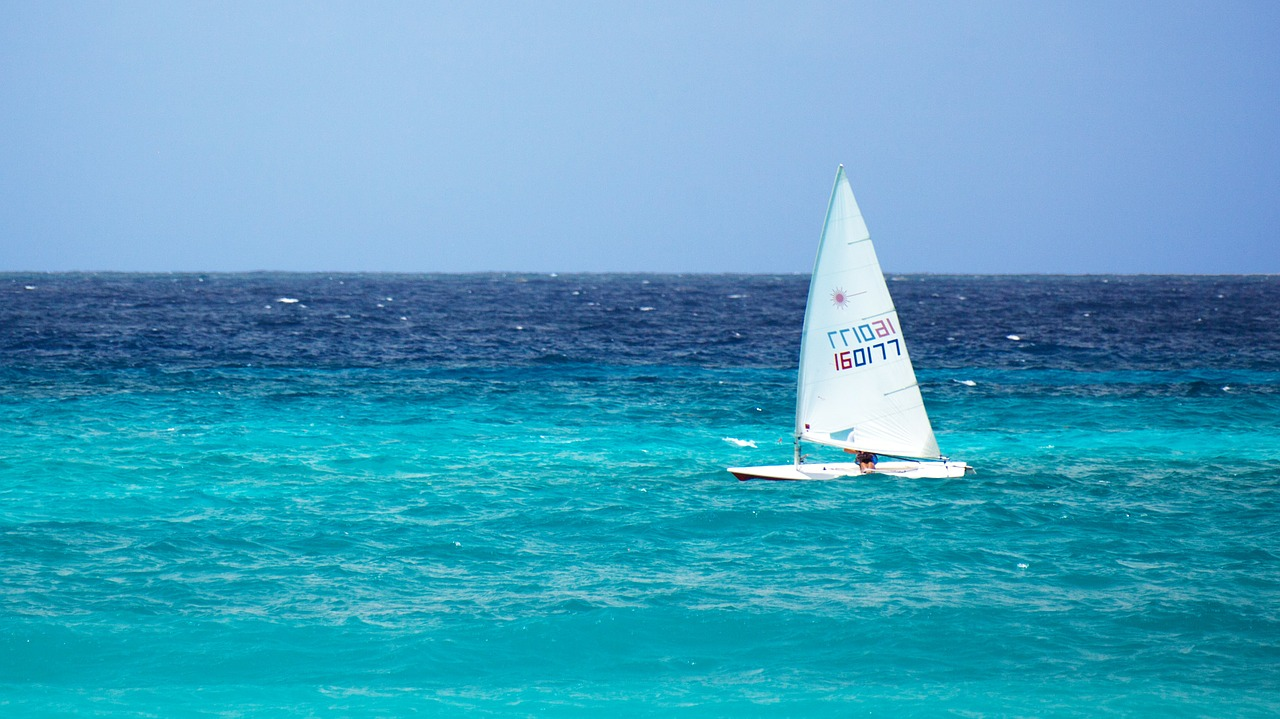
//> input picture blue-boat-freedom-horizon-ocean-84588.ppm, 1280 x 719 px, given in place of l1004.png, which was not available
$ ./LocalBinaryPattern   (built with g++ and OpenCV 4)
//> lines starting //> are read from the running program, lines starting //| are printed output that depends on the picture; pictures that were not available may be replaced by others from this repository, and a replacement may not be noted
### libs/lbp/histogram.hpp
#ifndef HISTOGRAM_HPP_
#define HISTOGRAM_HPP_

//! \author philipp <bytefish[at]gmx[dot]de>
//! \copyright BSD, see LICENSE.

#include <opencv2/core.hpp>
#include <limits>

using namespace cv;
using namespace std;

namespace lbp {

// templated functions
template <typename _Tp>
void histogram_(const Mat& src, Mat& hist, int numPatterns);

template <typename _Tp>
double chi_square_(const Mat& histogram0, const Mat& histogram1);

// non-templated functions
void spatial_histogram(const Mat& src, Mat& spatialhist, int numPatterns, const Size& window, int overlap=0);

// wrapper functions
void spatial_histogram(const Mat& src, Mat& spatialhist, int numPatterns, int gridx=8, int gridy=8, int overlap=0);
void histogram(const Mat& src, Mat& hist, int numPatterns);
double chi_square(const Mat& histogram0, const Mat& histogram1);

// Mat return type functions
Mat histogram(const Mat& src, int numPatterns);
Mat spatial_histogram(const Mat& src, int numPatterns, const Size& window, int overlap=0);
Mat spatial_histogram(const Mat& src, int numPatterns, int gridx=8, int gridy=8, int overlap=0);
}
#endif

### libs/lbp/lbp.hpp
#ifndef LBP_HPP_
#define LBP_HPP_

//! \author philipp <bytefish[at]gmx[dot]de>
//! \copyright BSD, see LICENSE.

#include <opencv2/core.hpp>
#include <limits>

using namespace cv;
using namespace std;

namespace lbp {

// templated functions
template <typename _Tp>
void OLBP_(const cv::Mat& src, cv::Mat& dst);

template <typename _Tp>
void ELBP_(const cv::Mat& src, cv::Mat& dst, int radius = 1, int neighbors = 8);

template <typename _Tp>
void VARLBP_(const cv::Mat& src, cv::Mat& dst, int radius = 1, int neighbors = 8);

// wrapper functions
void OLBP(const Mat& src, Mat& dst);
void ELBP(const Mat& src, Mat& dst, int radius = 1, int neighbors = 8);
void VARLBP(const Mat& src, Mat& dst, int radius = 1, int neighbors = 8);

// Mat return type functions
Mat OLBP(const Mat& src);
Mat ELBP(const Mat& src, int radius = 1, int neighbors = 8);
Mat VARLBP(const Mat& src, int radius = 1, int neighbors = 8);

}
#endif

### libs/lbp/lbp.cpp
#include "lbp.hpp"
using namespace cv;

template <typename _Tp>
// [18 lines left out: function OLBP_, not called in this run]

template <typename _Tp>
void lbp::ELBP_(const Mat& src, Mat& dst, int radius, int neighbors) {
	neighbors = max(min(neighbors,31),1); // set bounds...
	// Note: alternatively you can switch to the new OpenCV Mat_
	// type system to define an unsigned int matrix... I am probably
	// mistaken here, but I didn't see an unsigned int representation
	// in OpenCV's classic typesystem...
	dst = Mat::zeros(src.rows-2*radius, src.cols-2*radius, CV_32SC1);
	for(int n=0; n<neighbors; n++) {
		// sample points
		float x = static_cast<float>(radius) * cos(2.0*M_PI*n/static_cast<float>(neighbors));
		float y = static_cast<float>(radius) * -sin(2.0*M_PI*n/static_cast<float>(neighbors));
		// relative indices
		int fx = static_cast<int>(floor(x));
		int fy = static_cast<int>(floor(y));
		int cx = static_cast<int>(ceil(x));
		int cy = static_cast<int>(ceil(y));
		// fractional part
		float ty = y - fy;
		float tx = x - fx;
		// set interpolation weights
		float w1 = (1 - tx) * (1 - ty);
		float w2 =      tx  * (1 - ty);
		float w3 = (1 - tx) *      ty;
		float w4 =      tx  *      ty;
		// iterate through your data
		for(int i=radius; i < src.rows-radius;i++) {
			for(int j=radius;j < src.cols-radius;j++) {
				float t = w1*src.at<_Tp>(i+fy,j+fx) + w2*src.at<_Tp>(i+fy,j+cx) + w3*src.at<_Tp>(i+cy,j+fx) + w4*src.at<_Tp>(i+cy,j+cx);
				// we are dealing with floating point precision, so add some little tolerance
				dst.at<unsigned int>(i-radius,j-radius) += ((t > src.at<_Tp>(i,j)) && (abs(t-src.at<_Tp>(i,j)) > std::numeric_limits<float>::epsilon())) << n;
			}
		}
	}
}

template <typename _Tp>
// [54 lines left out: functions VARLBP_, OLBP, not called in this run]

void lbp::ELBP(const Mat& src, Mat& dst, int radius, int neighbors) {
	switch(src.type()) {
		case CV_8SC1: ELBP_<char>(src, dst, radius, neighbors); break;
		case CV_8UC1: ELBP_<unsigned char>(src, dst, radius, neighbors); break;
		case CV_16SC1: ELBP_<short>(src, dst, radius, neighbors); break;
		case CV_16UC1: ELBP_<unsigned short>(src, dst, radius, neighbors); break;
		case CV_32SC1: ELBP_<int>(src, dst, radius, neighbors); break;
		case CV_32FC1: ELBP_<float>(src, dst, radius, neighbors); break;
		case CV_64FC1: ELBP_<double>(src, dst, radius, neighbors); break;
	}
}

// [11 lines left out: function VARLBP, not called in this run]

// now the Mat return functions
Mat lbp::OLBP(const Mat& src) { Mat dst; OLBP(src, dst); return dst; }
Mat lbp::ELBP(const Mat& src, int radius, int neighbors) { Mat dst; ELBP(src, dst, radius, neighbors); return dst; }
Mat lbp::VARLBP(const Mat& src, int radius, int neighbors) { Mat dst; VARLBP(src, dst, radius, neighbors); return dst; }

### libs/lbp/LocalBinaryPattern.cpp
#include<iostream>
#include <opencv2/core.hpp>
#include <opencv2/highgui.hpp>
#include <opencv2/imgproc.hpp>
#include "lbp.hpp"
#include "histogram.hpp"

using namespace std;
using namespace cv;

int main(int argc, const char *argv[]) {

	// initial values
    int radius = 1;
    int neighbors = 8;

    // windows
    namedWindow("original",WINDOW_AUTOSIZE);
    namedWindow("lbp",WINDOW_AUTOSIZE);

    // matrices used
    Mat frame = imread("../BoW_Segmentation/training/non_water/l1004.png"); // always references the last frame
//> frame is the input picture: 719 rows x 1280 cols, CV_8UC3; mean B, G, R 192.2, 160.9, 74.7
    Mat dst; // image after preprocessing
    Mat lbp; // lbp image

    // just to switch between possible lbp operators
    vector<string> lbp_names;
    lbp_names.push_back("Extended LBP"); // 0
    lbp_names.push_back("Fixed Sampling LBP"); // 1
    lbp_names.push_back("Variance-based LBP"); // 2
    int lbp_operator=0;

	cvtColor(frame, dst, COLOR_BGR2GRAY);
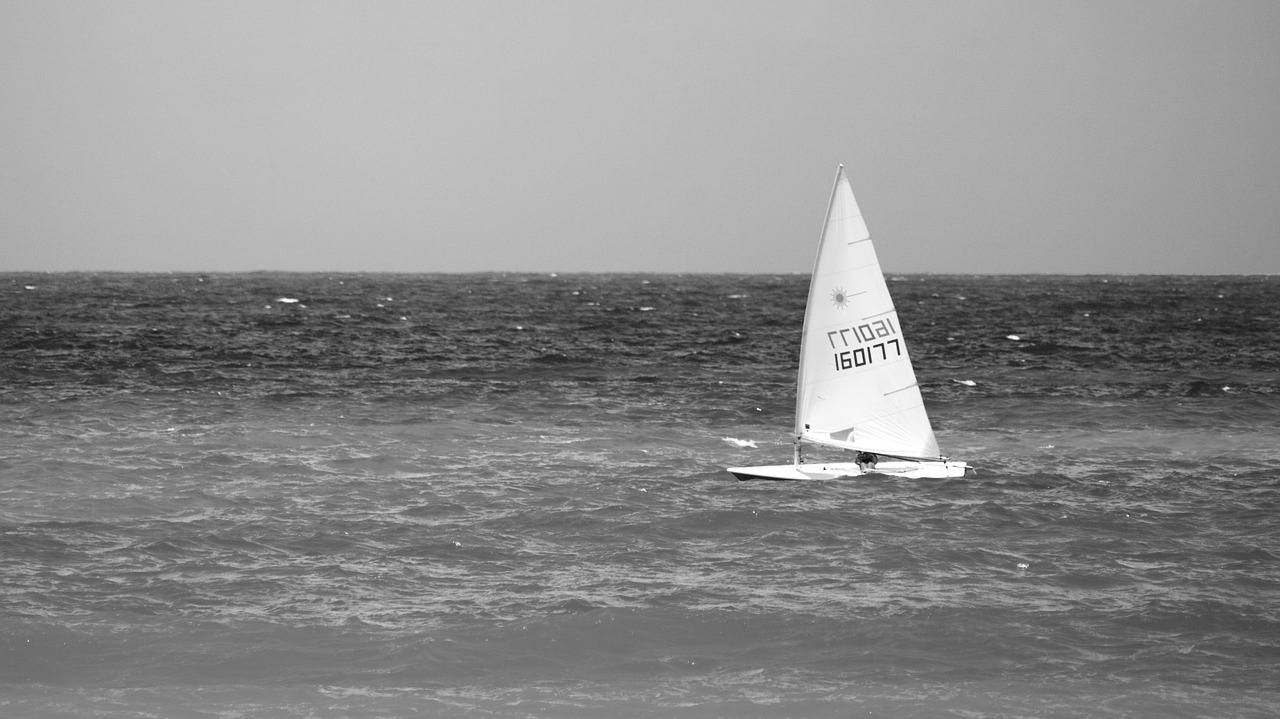
//> dst: 719 rows x 1280 cols, CV_8UC1; min 7, max 255, mean 138.7
	GaussianBlur(dst, dst, Size(7,7), 5, 3, BORDER_CONSTANT); // tiny bit of smoothing is always a good idea
	// comment the following lines for original size
	resize(frame, frame, Size(), 0.5, 0.5);
//> frame: 360 rows x 640 cols, CV_8UC3
	resize(dst,dst,Size(), 0.5, 0.5);
//> dst: 360 rows x 640 cols, CV_8UC1
	//
	switch(lbp_operator) {
	case 0:
		lbp::ELBP(dst, lbp, radius, neighbors); // use the extended operator
//> after the loop in ELBP_, `for(int n=0; n<neighbors; n++)`:
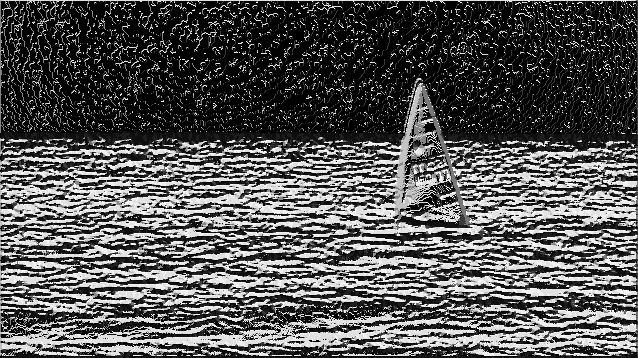
//> dst: 358 rows x 638 cols, CV_32SC1; min 0, max 255, mean 85.3
		break;
	case 1:
		lbp::OLBP(dst, lbp); // use the original operator
		break;
	case 2:
		lbp::VARLBP(dst, lbp, radius, neighbors);
		break;
	}
	// now to show the patterns a normalization is necessary
	// a simple min-max norm will do the job...
	normalize(lbp, lbp, 0, 255, NORM_MINMAX, CV_8UC1);

	imshow("original", frame);
	imshow("lbp", lbp);

	char key = (char) waitKey(0);
//> the space key is pressed

	// exit on escape
	if(key == 27)
		return 0;

	// to make it a bit interactive, you can increase and decrease the parameters
	switch(key) {
	case 'q': case 'Q':
		return 0;
	// lower case r decreases the radius (min 1)
	case 'r':
		radius-=1;
		radius = std::max(radius,1);
		cout << "radius=" << radius << endl;
		return 0;
	// upper case r increases the radius (there's no real upper bound)
	case 'R':
		radius+=1;
		radius = std::min(radius,32);
		cout << "radius=" << radius << endl;
		return 0;
	// lower case p decreases the number of sampling points (min 1)
	case 'p':
		neighbors-=1;
		neighbors = std::max(neighbors,1);
		cout << "sampling points=" << neighbors << endl;
		return 0;
	// upper case p increases the number of sampling points (max 31)
	case 'P':
		neighbors+=1;
		neighbors = std::min(neighbors,31);
		cout << "sampling points=" << neighbors << endl;
		return 0;
	// switch between operators
	case 'o': case 'O':
		lbp_operator = (lbp_operator + 1) % 3;
		cout << "Switched to operator " << lbp_names[lbp_operator] << endl;
		return 0;
	case 's': case 'S':
		imwrite("original.jpg", frame);
		imwrite("lbp.jpg", lbp);
		cout << "Screenshot (operator=" << lbp_names[lbp_operator] << ",radius=" << radius <<",points=" << neighbors << ")" << endl;
		return 0;
	default:
		return 0;
//> (the program exits here)
